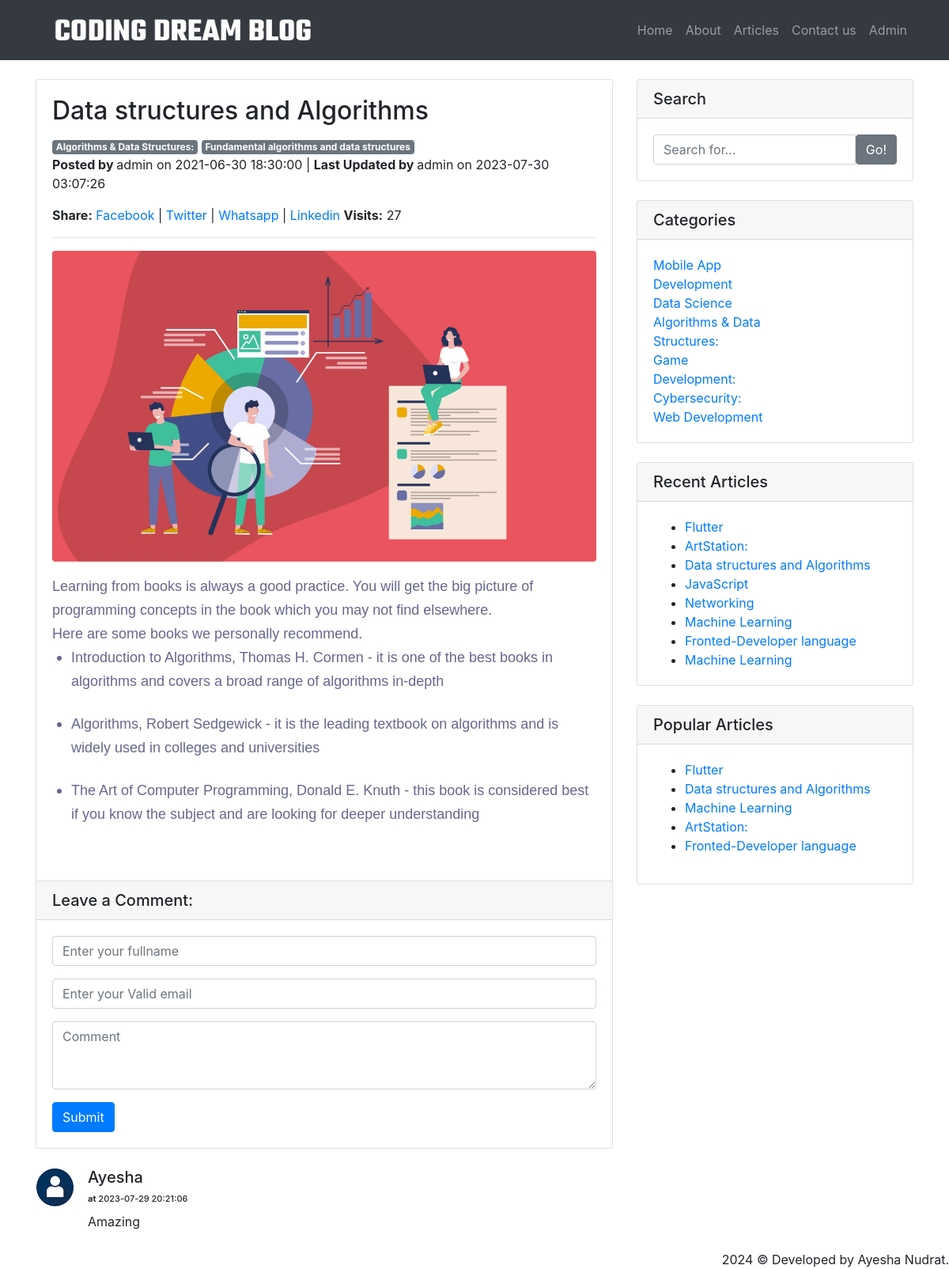
Page /news-details.php?nid=12 on the committed database.
### tables this page shows
CREATE TABLE `tblposts` (
  `id` int(11) NOT NULL,
  `PostTitle` longtext DEFAULT NULL,
  `CategoryId` int(11) DEFAULT NULL,
  `SubCategoryId` int(11) DEFAULT NULL,
  `PostDetails` longtext DEFAULT NULL,
  `PostingDate` timestamp NULL DEFAULT current_timestamp(),
  `UpdationDate` timestamp NULL DEFAULT NULL ON UPDATE current_timestamp(),
  `Is_Active` int(1) DEFAULT NULL,
  `PostUrl` mediumtext DEFAULT NULL,
  `PostImage` varchar(255) DEFAULT NULL,
  `viewCounter` int(11) DEFAULT NULL,
  `postedBy` varchar(255) DEFAULT NULL,
  `lastUpdatedBy` varchar(255) DEFAULT NULL
);

CREATE TABLE `tblcategory` (
  `id` int(11) NOT NULL,
  `CategoryName` varchar(200) DEFAULT NULL,
  `Description` mediumtext DEFAULT NULL,
  `PostingDate` timestamp NULL DEFAULT current_timestamp(),
  `UpdationDate` timestamp NULL DEFAULT NULL ON UPDATE current_timestamp(),
  `Is_Active` int(1) DEFAULT NULL
);

CREATE TABLE `tblsubcategory` (
  `SubCategoryId` int(11) NOT NULL,
  `CategoryId` int(11) DEFAULT NULL,
  `Subcategory` varchar(255) DEFAULT NULL,
  `SubCatDescription` mediumtext DEFAULT NULL,
  `PostingDate` timestamp NOT NULL DEFAULT current_timestamp(),
  `UpdationDate` timestamp NULL DEFAULT NULL ON UPDATE current_timestamp(),
  `Is_Active` int(1) DEFAULT NULL
);

CREATE TABLE `tblcomments` (
  `id` int(11) NOT NULL,
  `postId` int(11) DEFAULT NULL,
  `name` varchar(120) DEFAULT NULL,
  `email` varchar(150) DEFAULT NULL,
  `comment` mediumtext DEFAULT NULL,
  `postingDate` timestamp NULL DEFAULT current_timestamp(),
  `status` int(1) DEFAULT NULL
);

### news-details.php (the view, shortened to what this page needs)
<?php
include('includes/config.php');
$postid=intval($_GET['nid']);
    $sql = "SELECT viewCounter FROM tblposts WHERE id = '$postid'";
    $result = $con->query($sql);
    if ($result->num_rows > 0) {
        while($row = $result->fetch_assoc()) {
            $visits = $row["viewCounter"];
            $sql = "UPDATE tblposts SET viewCounter = $visits+1 WHERE id ='$postid'";
    $con->query($sql);
        }
    } else {
        echo "no results";
    }
?>
<!DOCTYPE html>
<html lang="en">
  <head>
    <link href="vendor/bootstrap/css/bootstrap.min.css" rel="stylesheet">
    <link href="css/modern-business.css" rel="stylesheet">
  </head>
  <body>
   <?php include('includes/header.php');?>
    <div class="container">
      <div class="row" style="margin-top: 4%">
        <div class="col-md-8">
<?php
$pid=intval($_GET['nid']);
$currenturl="http://".$_SERVER['HTTP_HOST'] . $_SERVER['REQUEST_URI'];;
 $query=mysqli_query($con,"select tblposts.PostTitle as posttitle,tblposts.PostImage,tblcategory.CategoryName as category,tblcategory.id as cid,tblsubcategory.Subcategory as subcategory,tblposts.PostDetails as postdetails,tblposts.PostingDate as postingdate,tblposts.PostUrl as url,tblposts.postedBy,tblposts.lastUpdatedBy,tblposts.UpdationDate from tblposts left join tblcategory on tblcategory.id=tblposts.CategoryId left join  tblsubcategory on  tblsubcategory.SubCategoryId=tblposts.SubCategoryId where tblposts.id='$pid'");
while ($row=mysqli_fetch_array($query)) {
?>
          <div class="card mb-4">
            <div class="card-body">
              <h2 class="card-title"><?php echo htmlentities($row['posttitle']);?></h2>
 <a class="badge bg-secondary text-decoration-none link-light" href="category.php?catid=<?php echo htmlentities($row['cid'])?>" style="color:#fff"><?php echo htmlentities($row['category']);?></a>
  <a class="badge bg-secondary text-decoration-none link-light"  style="color:#fff"><?php echo htmlentities($row['subcategory']);?></a>
<p>
          <b>Posted by </b> <?php echo htmlentities($row['postedBy']);?> on </b><?php echo htmlentities($row['postingdate']);?> |
          <?php if($row['lastUpdatedBy']!=''):?>
          <b>Last Updated by </b> <?php echo htmlentities($row['lastUpdatedBy']);?> on </b><?php echo htmlentities($row['UpdationDate']);?></p>
        <?php endif;?>
                <p><strong>Share:</strong> <a href="http://www.facebook.com/share.php?u=<?php echo $currenturl;?>" target="_blank">Facebook</a> |
<a href="https://twitter.com/share?url=<?php echo $currenturl;?>" target="_blank">Twitter</a> |
<a href="https://web.whatsapp.com/send?text=<?php echo $currenturl;?>" target="_blank">Whatsapp</a> |
<a href="http://www.linkedin.com/shareArticle?mini=true&amp;url=<?php echo $currenturl;?>" target="_blank">Linkedin</a>  <b>Visits:</b> <?php print $visits; ?>
                </p>
                <hr />
 <img class="img-fluid rounded" src="admin/postimages/<?php echo htmlentities($row['PostImage']);?>" alt="<?php echo htmlentities($row['posttitle']);?>">
              <p class="card-text"><?php
$pt=$row['postdetails'];
              echo  (substr($pt,0));?></p>
            </div>
          </div>
<?php } ?>
        </div>
      <?php include('includes/sidebar.php');?>
      </div>
 <div class="row" style="margin-top: -8%">
   <div class="col-md-8">
<div class="card my-4">
            <h5 class="card-header">Leave a Comment:</h5>
            <div class="card-body">
              <form name="Comment" method="post">
 <div class="form-group">
<input type="text" name="name" class="form-control" placeholder="Enter your fullname" required>
</div>
 <div class="form-group">
 <input type="email" name="email" class="form-control" placeholder="Enter your Valid email" required>
 </div>
                <div class="form-group">
                  <textarea class="form-control" name="comment" rows="3" placeholder="Comment" required></textarea>
                </div>
                <button type="submit" class="btn btn-primary" name="submit">Submit</button>
              </form>
            </div>
          </div>
 <?php
 $sts=1;
 $query=mysqli_query($con,"select name,comment,postingDate from  tblcomments where postId='$pid' and status='$sts'");
while ($row=mysqli_fetch_array($query)) {
?>
<div class="media mb-4">
            <img class="d-flex mr-3 rounded-circle" src="images/usericon.png" alt="">
            <div class="media-body">
              <h5 class="mt-0"><?php echo htmlentities($row['name']);?> <br />
                  <span style="font-size:11px;"><b>at</b> <?php echo htmlentities($row['postingDate']);?></span>
            </h5>
             <?php echo htmlentities($row['comment']);?>            </div>
          </div>
<?php } ?>
        </div>
      </div>
      <?php include('includes/footer.php');?>
  </body>
</html>

### includes/sidebar.php
  <div class="col-md-4">
          <div class="card mb-4">
            <h5 class="card-header">Search</h5>
            <div class="card-body">
                   <form name="search" action="search.php" method="post">
              <div class="input-group">
        <input type="text" name="searchtitle" class="form-control" placeholder="Search for..." required>
                <span class="input-group-btn">
                  <button class="btn btn-secondary" type="submit">Go!</button>
                </span>
              </form>
              </div>
            </div>
          </div>
          <div class="card my-4">
            <h5 class="card-header">Categories</h5>
            <div class="card-body">
              <div class="row">
                <div class="col-lg-6">
                  <ul class="list-unstyled mb-0">
<?php $query=mysqli_query($con,"select id,CategoryName from tblcategory");
while($row=mysqli_fetch_array($query))
{
?>
                    <li>
                      <a href="category.php?catid=<?php echo htmlentities($row['id'])?>"><?php echo htmlentities($row['CategoryName']);?></a>
                    </li>
<?php } ?>
                  </ul>
                </div>
              </div>
            </div>
          </div>
          <div class="card my-4">
            <h5 class="card-header">Recent Articles</h5>
            <div class="card-body">
                      <ul class="mb-0">
<?php
$query=mysqli_query($con,"select tblposts.id as pid,tblposts.PostTitle as posttitle from tblposts left join tblcategory on tblcategory.id=tblposts.CategoryId left join  tblsubcategory on  tblsubcategory.SubCategoryId=tblposts.SubCategoryId limit 8");
while ($row=mysqli_fetch_array($query)) {
?>
  <li>
                      <a href="news-details.php?nid=<?php echo htmlentities($row['pid'])?>"><?php echo htmlentities($row['posttitle']);?></a>
                    </li>
            <?php } ?>
          </ul>
            </div>
          </div>
          <div class="card my-4">
            <h5 class="card-header">Popular Articles</h5>
            <div class="card-body">
                      <ul >
<?php
$query1=mysqli_query($con,"select tblposts.id as pid,tblposts.PostTitle as posttitle from tblposts left join tblcategory on tblcategory.id=tblposts.CategoryId left join  tblsubcategory on  tblsubcategory.SubCategoryId=tblposts.SubCategoryId  order by viewCounter desc limit 5");
while ($result=mysqli_fetch_array($query1)) {
?>
  <li>
                      <a href="news-details.php?nid=<?php echo htmlentities($result['pid'])?>"><?php echo htmlentities($result['posttitle']);?></a>
                    </li>
            <?php } ?>
          </ul>
            </div>
          </div>
        </div>

### css/modern-business.css (style rules this page uses)
body { padding-top: 54px; }
@media (min-width: 992px) { body { padding-top: 56px; } }

### rows in the picture
tblposts: PostTitle "Data structures and Algorithms", CategoryId.CategoryName "Algorithms & Data Structures:", SubCategoryId.Subcategory "Fundamental algorithms and data structures", postedBy "admin", PostingDate "2021-06-30 18:30:00", lastUpdatedBy "admin", UpdationDate "2023-07-30 03:07:26", viewCounter "27", PostImage (picture), PostDetails "Learning from books is always a good practice. You will get the big picture of programming concepts in the book which you may not find elsewhere. Here are some books we personally recommend. Introduction to Algorithms, Thomas H. Cormen - it is one of the best books in algorithms and covers a broad range of algorithms in-depth Algorithms, Robert Sedgewick - it is the leading textbook on algorithms and is widely used in colleges and universities The Art of Computer Programming, Donald E. Knuth - this book is considered best if you know the subject and are looking for deeper understanding"
tblcategory: CategoryName "Mobile App Development"
tblcategory: CategoryName "Data Science"
tblcategory: CategoryName "Algorithms & Data Structures:"
tblcategory: CategoryName "Game Development:"
tblcategory: CategoryName "Cybersecurity:"
tblcategory: CategoryName "Web Development"
tblposts: PostTitle "Flutter"
tblposts: PostTitle "ArtStation:"
tblposts: PostTitle "JavaScript"
tblposts: PostTitle "Networking"
tblposts: PostTitle "Machine Learning"
tblposts: PostTitle "Fronted-Developer language"
tblposts: PostTitle "Machine Learning"
tblcomments: name "Ayesha", postingDate "2023-07-29 20:21:06", comment "Amazing"
